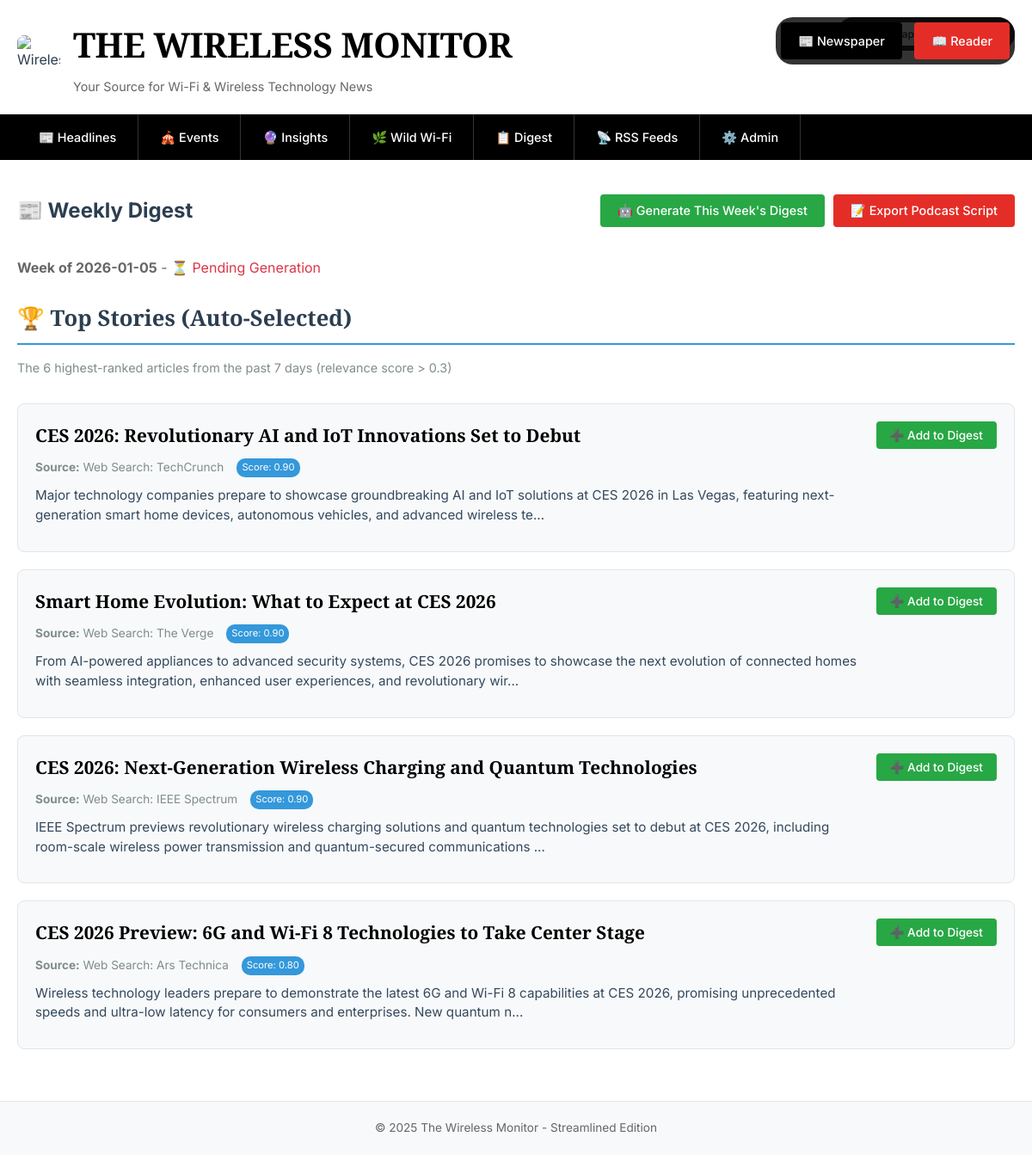
The page /weekly_digest on the database as committed earlier.
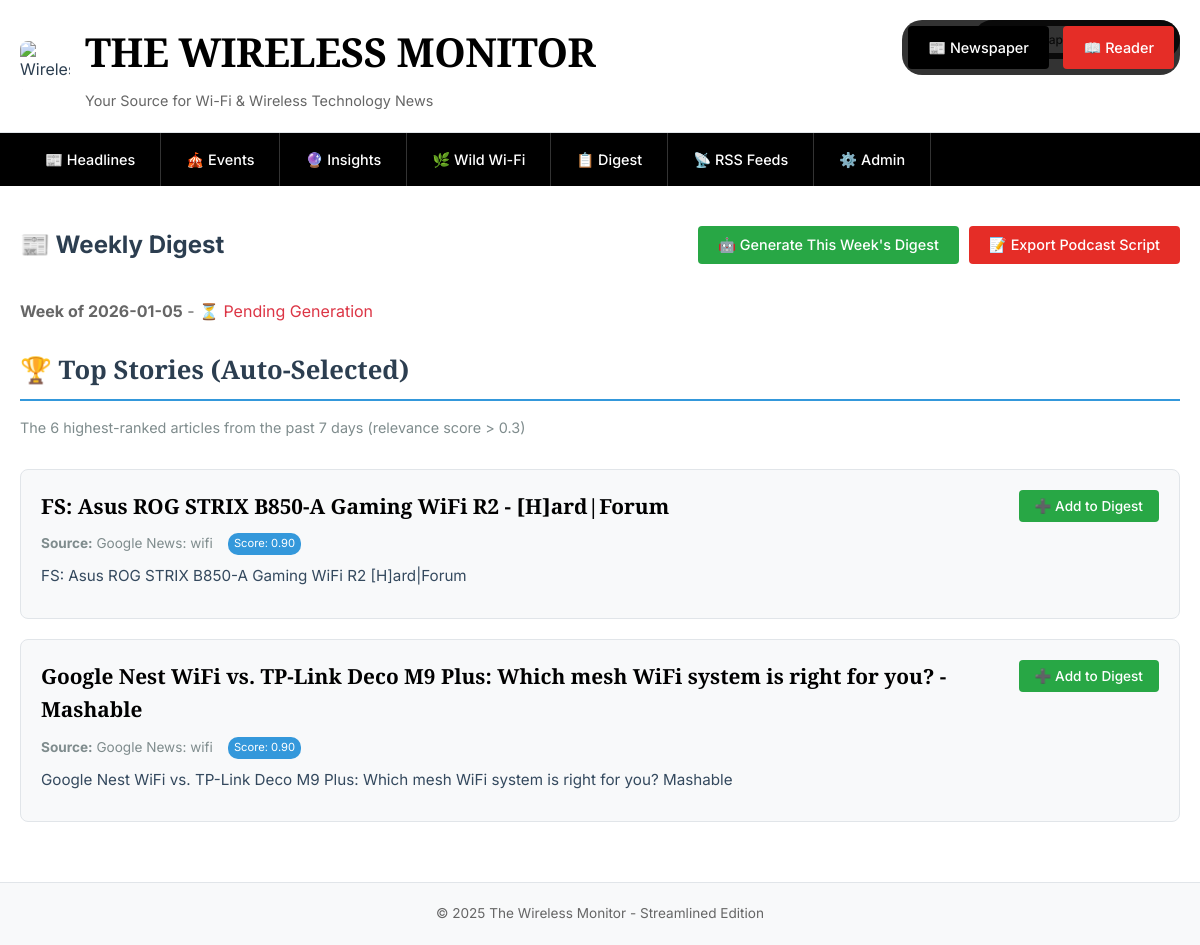
The same page on the database as committed later.
### tables this page shows
CREATE TABLE articles (
                id INTEGER PRIMARY KEY AUTOINCREMENT,
                feed_id INTEGER,
                title TEXT NOT NULL,
                url TEXT UNIQUE NOT NULL,
                description TEXT,
                content TEXT,
                published_date TIMESTAMP,
                relevance_score REAL DEFAULT 0,
                entertainment_score REAL DEFAULT 0,
                wifi_keywords TEXT,
                created_at TIMESTAMP DEFAULT CURRENT_TIMESTAMP, image_url TEXT,
                FOREIGN KEY (feed_id) REFERENCES rss_feeds (id)
            );

CREATE TABLE rss_feeds (
                id INTEGER PRIMARY KEY AUTOINCREMENT,
                name TEXT NOT NULL,
                url TEXT UNIQUE NOT NULL,
                active INTEGER DEFAULT 1,
                last_fetched TIMESTAMP,
                created_at TIMESTAMP DEFAULT CURRENT_TIMESTAMP
            );

### app/main.py (the view)
        @self.app.route('/weekly_digest')
        def weekly_digest():
            view_mode = request.args.get('view', 'newspaper')
            conn = self.get_db_connection()
            from datetime import datetime, timedelta
            today = datetime.now().date()
            week_start = today - timedelta(days=today.weekday())
            manual_articles = conn.execute('''
                SELECT wd.*, a.title, a.url, a.description, a.relevance_score, f.name as feed_name
                FROM weekly_digest wd
                JOIN articles a ON wd.article_id = a.id
                JOIN rss_feeds f ON a.feed_id = f.id
                WHERE wd.week_start = ?
                ORDER BY wd.added_at DESC
            ''', (week_start,)).fetchall()
            seven_days_ago = today - timedelta(days=7)
            top_articles = conn.execute('''
                SELECT a.*, f.name as feed_name
                FROM articles a
                JOIN rss_feeds f ON a.feed_id = f.id
                WHERE DATE(a.published_date) >= ?
                AND DATE(a.published_date) <= ?
                AND a.relevance_score > 0.3
                AND a.id NOT IN (SELECT article_id FROM weekly_digest WHERE week_start = ?)
                ORDER BY a.relevance_score DESC, a.published_date DESC
                LIMIT 6
            ''', (seven_days_ago, today, week_start)).fetchall()
            digest_status = conn.execute('''
                SELECT value FROM settings WHERE key = ?
            ''', (f'digest_generated_{week_start}',)).fetchone()
            conn.close()
            return render_template('weekly_digest.html',
                                 manual_articles=manual_articles,
                                 top_articles=top_articles,
                                 week_start=week_start,
                                 digest_generated=digest_status is not None,
                                 view_mode=view_mode)

### app/main.py (called while the page is built)
    def get_db_connection(self):
        conn = sqlite3.connect(self.db_path, timeout=30.0)
        conn.row_factory = sqlite3.Row
        conn.execute('PRAGMA journal_mode=WAL')
        conn.execute('PRAGMA synchronous=NORMAL')
        conn.execute('PRAGMA cache_size=10000')
        conn.execute('PRAGMA temp_store=memory')
        return conn

### app/templates/weekly_digest.html (shortened to what this page needs)
{% extends "base.html" %}
{% block content %}
<div style="display: flex; justify-content: space-between; align-items: center; margin-bottom: {% if view_mode == 'reader' %}0{% else %}35px{% endif %}; ">
    <h2>📰 Weekly Digest</h2>
    <div style="display: flex; gap: 10px;">
        {% if not digest_generated %}
        <button onclick="generateWeeklyDigest()" class="btn" style="background: #28a745;">🤖 Generate This Week's Digest</button>
        {% endif %}
        <button onclick="exportDigestScript()" class="btn">📝 Export Podcast Script</button>
    </div>
</div>
<div style="{% if view_mode == 'reader' %}padding: 0 20px;{% endif %}">
    <p style="font-family: 'Inter', sans-serif; color: #666; margin-bottom: 25px;">
        <strong>Week of {{ week_start }}</strong> -
        {% if digest_generated %}
        <span style="color: #28a745;">✅ Digest Generated</span>
        {% else %}
        <span style="color: #dc3545;">⏳ Pending Generation</span>
        {% endif %}
    </p>
</div>
{% if top_articles %}
<div style="{% if view_mode == 'reader' %}padding: 0 20px; margin-bottom: 20px;{% else %}margin-bottom: 30px;{% endif %}">
    <h3 style="font-family: {% if view_mode == 'reader' %}'Arial', sans-serif{% else %}'Playfair Display', serif{% endif %}; font-size: {% if view_mode == 'reader' %}1.2rem{% else %}1.6rem{% endif %}; color: #2c3e50; margin-bottom: 15px; border-bottom: 2px solid #3498db; padding-bottom: 8px;">
        🏆 Top Stories (Auto-Selected)
    </h3>
    <p style="font-family: 'Inter', sans-serif; font-size: 0.9rem; color: #7f8c8d; margin-bottom: 20px;">
        The 6 highest-ranked articles from the past 7 days (relevance score > 0.3)
    </p>
</div>
{% for article in top_articles %}
<div class="{% if view_mode == 'reader' %}article{% else %}article{% endif %}" style="{% if view_mode == 'reader' %}border-bottom: 1px solid #f0f0f0; padding: 15px 20px; margin: 0; background: white;{% else %}border: 1px solid #e1e5e9; border-radius: 8px; padding: 20px; margin-bottom: 20px; background: #f8f9fa;{% endif %}">
    <div style="display: flex; justify-content: space-between; align-items: flex-start; gap: 15px;">
        <div style="flex: 1;">
            <h4 style="{% if view_mode == 'reader' %}font-family: 'Arial', sans-serif; font-size: 1rem; font-weight: bold; color: #1155cc; margin-bottom: 8px;{% else %}font-family: 'Playfair Display', serif; font-size: 1.3rem; font-weight: 600; color: #000; margin-bottom: 10px;{% endif %}">
                <a href="{{ article.url }}" target="_blank" style="{% if view_mode == 'reader' %}color: #1155cc; text-decoration: none;{% else %}color: #000; text-decoration: none;{% endif %}">
                    {{ article.title }}
                </a>
            </h4>
            <div style="{% if view_mode == 'reader' %}font-family: 'Arial', sans-serif; font-size: 0.8rem; color: #999; margin-bottom: 8px;{% else %}font-family: 'Inter', sans-serif; font-size: 0.85rem; color: #7f8c8d; margin-bottom: 10px; display: flex; align-items: center; gap: 15px;{% endif %}">
                <span><strong>Source:</strong> {{ article.feed_name }}</span>
                <span style="background: #3498db; color: white; padding: 2px 6px; border-radius: 10px; font-size: 0.7rem;">Score: {{ "%.2f"|format(article.relevance_score) }}</span>
            </div>
            <p style="{% if view_mode == 'reader' %}font-family: 'Arial', sans-serif; font-size: 0.9rem; line-height: 1.4; color: #666; margin-bottom: 8px;{% else %}font-family: 'Inter', sans-serif; font-size: 0.95rem; line-height: 1.5; color: #34495e; margin-bottom: 10px;{% endif %}">
                {{ article.description[:200] }}{% if article.description|length > 200 %}...{% endif %}
            </p>
        </div>
        <div>
            <button onclick="addToDigest({{ article.id }}, 'Top story of the week')" class="btn" style="{% if view_mode == 'reader' %}font-size: 0.8rem; padding: 6px 12px; background: #28a745;{% else %}font-size: 0.85rem; padding: 8px 16px; background: #28a745;{% endif %}">
                ➕ Add to Digest
            </button>
        </div>
    </div>
</div>
{% endfor %}
{% endif %}
{% endblock %}

Rows that differ between the two databases and show on the page:
no longer on this page (row edited): articles: title "CES 2026: Revolutionary AI and IoT Innovations Set to Debut", feed_name "Web Search: TechCrunch", relevance_score "0.90", description "Major technology companies prepare to showcase groundbreaking AI and IoT solutions at CES 2026 in Las Vegas, featuring next-generation smart home devices, autonomous vehicles, and advanced wireless te"
removed articles: title "Smart Home Evolution: What to Expect at CES 2026", feed_name "Web Search: The Verge", relevance_score "0.90", description "From AI-powered appliances to advanced security systems, CES 2026 promises to showcase the next evolution of connected homes with seamless integration, enhanced user experiences, and revolutionary wir"
no longer on this page (row edited): articles: title "CES 2026: Next-Generation Wireless Charging and Quantum Technologies", feed_name "Web Search: IEEE Spectrum", relevance_score "0.90", description "IEEE Spectrum previews revolutionary wireless charging solutions and quantum technologies set to debut at CES 2026, including room-scale wireless power transmission and quantum-secured communications"
no longer on this page (row edited): articles: title "CES 2026 Preview: 6G and Wi-Fi 8 Technologies to Take Center Stage", feed_name "Web Search: Ars Technica", relevance_score "0.80", description "Wireless technology leaders prepare to demonstrate the latest 6G and Wi-Fi 8 capabilities at CES 2026, promising unprecedented speeds and ultra-low latency for consumers and enterprises. New quantum n"
added articles: title "FS: Asus ROG STRIX B850-A Gaming WiFi R2 - [H]ard|Forum", feed_name "Google News: wifi", relevance_score "0.90", description "FS: Asus ROG STRIX B850-A Gaming WiFi R2 [H]ard|Forum"
added articles: title "Google Nest WiFi vs. TP-Link Deco M9 Plus: Which mesh WiFi system is right for you? - Mashable", feed_name "Google News: wifi", relevance_score "0.90", description "Google Nest WiFi vs. TP-Link Deco M9 Plus: Which mesh WiFi system is right for you? Mashable"
